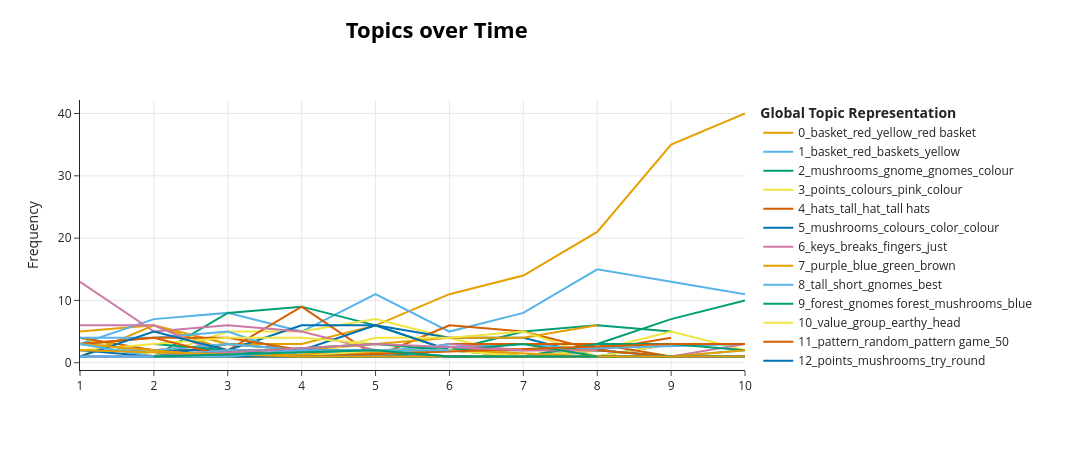

Notebook source saved alongside this figure:
### Markdown cell above
Dynamic topic-modeling

### Code cell
classes = list(df["gen"])

topics_over_time = topic_model.topics_over_time(docs, classes)

topic_model.visualize_topics_over_time(topics_over_time)

### Figure 1 — Plotly figure (JSON) as saved in the notebook; plotly's stock layout.template omitted (floating-point values rounded to 4 significant figures)
{"data": [{"hoverinfo": "text", "hovertext": ["<b>Topic 0</b><br>Words: hat, basket, hat gnome, red, yellow", "<b>Topic 0</b><br>Words: basket, red, hat, baskets, red basket", "<b>Topic 0</b><br>Words: basket, red, rule, rules, collect", "<b>Topic 0</b><br>Words: color, basket, color basket, different colored, colored", "<b>Topic 0</b><br>Words: basket, coloured, red, wood, yellow", "<b>Topic 0</b><br>Words: basket, yellow, red, yellow basket, mushrooms", "<b>Topic 0</b><br>Words: basket, red, yellow, yellow basket, baskets", "<b>Topic 0</b><br>Words: basket, red, yellow, red basket, yellow basket", "<b>Topic 0</b><br>Words: basket, red, yellow, red basket, yellow basket", "<b>Topic 0</b><br>Words: basket, red, yellow, red basket, yellow basket"], "marker": {"color": "#E69F00"}, "mode": "lines", "name": "0_basket_red_yellow_red basket", "type": "scatter", "x": [1, 2, 3, 4, 5, 6, 7, 8, 9, 10], "y": [5, 6, 3, 3, 6, 11, 14, 21, 35, 40]}, {"hoverinfo": "text", "hovertext": ["<b>Topic 1</b><br>Words: hand, hit, bonus, basket gave points, basket gave", "<b>Topic 1</b><br>Words: baskets, basket, seconds, points, gnome", "<b>Topic 1</b><br>Words: basket, red, scoring, identify pattern, high", "<b>Topic 1</b><br>Words: faster, basket, gnome x5, gnome x1 right, left gnome x1 right", "<b>Topic 1</b><br>Words: basket, baskets, yellow, gnomes, colour", "<b>Topic 1</b><br>Words: basket, red, baskets, red baskets, yellow", "<b>Topic 1</b><br>Words: basket, red, yellow, baskets, points", "<b>Topic 1</b><br>Words: basket, baskets, red, yellow, points", "<b>Topic 1</b><br>Words: basket, yellow, red, points, red basket", "<b>Topic 1</b><br>Words: basket, red, yellow, colored, baskets"], "marker": {"color": "#56B4E9"}, "mode": "lines", "name": "1_basket_red_baskets_yellow", "type": "scatter", "x": [1, 2, 3, 4, 5, 6, 7, 8, 9, 10], "y": [3, 7, 8, 5, 11, 5, 8, 15, 13, 11]}, {"hoverinfo": "text", "hovertext": ["<b>Topic 2</b><br>Words: gnome, bit, mushrooms, gnome mushrooms, think", "<b>Topic 2</b><br>Words: height gnome, color pattern, pattern gnome, gnome color, gnome mushrooms", "<b>Topic 2</b><br>Words: mushrooms, gnome, gnomes, gives mushrooms, gives", "<b>Topic 2</b><br>Words: gnome, mushrooms, colour, gnomes, multiplier", "<b>Topic 2</b><br>Words: mushrooms, gnomes, think, gnome, change", "<b>Topic 2</b><br>Words: pair, certain, purple gave, game pair gnomes, game pair", "<b>Topic 2</b><br>Words: shape colour, shape, mushrooms, gnome, size", "<b>Topic 2</b><br>Words: mushrooms, trials, vs, red vs, gives", "<b>Topic 2</b><br>Words: mushrooms, gnome, stick gnome, colour, mushrooms certain"], "marker": {"color": "#009E73"}, "mode": "lines", "name": "2_mushrooms_gnome_gnomes_colour", "type": "scatter", "x": [1, 2, 3, 4, 5, 6, 7, 8, 9], "y": [4, 1, 8, 9, 6, 2, 5, 6, 5]}, {"hoverinfo": "text", "hovertext": ["<b>Topic 3</b><br>Words: pink, track colours, time pink, time, choose", "<b>Topic 3</b><br>Words: purple yellow orange brown, game based luck, game based, pick colours, based luck", "<b>Topic 3</b><br>Words: points, colour, colours, change, pink", "<b>Topic 3</b><br>Words: points, choose, points change, turn, change", "<b>Topic 3</b><br>Words: colors, points, scores, higher, color", "<b>Topic 3</b><br>Words: scores, colours, yellow tones, tones, going", "<b>Topic 3</b><br>Words: say, loud, fine, perform, ll", "<b>Topic 3</b><br>Words: playing, lower points, points, maximum, times", "<b>Topic 3</b><br>Words: group, color group, performing, sequence, colour", "<b>Topic 3</b><br>Words: group, multiplier round, closely, pink good, lower multiplier"], "marker": {"color": "#F0E442"}, "mode": "lines", "name": "3_points_colours_pink_colour", "type": "scatter", "x": [1, 2, 3, 4, 5, 6, 7, 8, 9, 10], "y": [4, 1, 5, 5, 7, 4, 1, 2, 5, 2]}, {"hoverinfo": "text", "hovertext": ["<b>Topic 4</b><br>Words: hats, hat, taller, tall, great", "<b>Topic 4</b><br>Words: rewards, longer hats, hats, longer, best rewards", "<b>Topic 4</b><br>Words: zero, colour hat shape, timely, dont forget, focussed", "<b>Topic 4</b><br>Words: hats, tall, tall hats, hat, best", "<b>Topic 4</b><br>Words: hat, hat tall brown hat, hat tall brown, hat tall, tall", "<b>Topic 4</b><br>Words: hats, tall, hat, short, tall brown", "<b>Topic 4</b><br>Words: hats, tall, tall hats, hat, flat hats", "<b>Topic 4</b><br>Words: hats, tall, good, result, pattern", "<b>Topic 4</b><br>Words: hats, hat, try, combinations, happens switch red"], "marker": {"color": "#D55E00"}, "mode": "lines", "name": "4_hats_tall_hat_tall hats", "type": "scatter", "x": [1, 2, 3, 4, 5, 6, 7, 8, 9], "y": [4, 2, 2, 9, 1, 6, 5, 2, 4]}, {"hoverinfo": "text", "hovertext": ["<b>Topic 5</b><br>Words: turns, question, theres, test, good", "<b>Topic 5</b><br>Words: goes, brown blue red, playing game make, possible pattern, let mind wander", "<b>Topic 5</b><br>Words: determine, colours, blue got, determine colours, try patterns", "<b>Topic 5</b><br>Words: mushrooms, colours, color, colour pair, sequence", "<b>Topic 5</b><br>Words: color, mushrooms, shades, color group, mushrooms stick", "<b>Topic 5</b><br>Words: tall, options, color, mushrooms, colors", "<b>Topic 5</b><br>Words: colour gives mushrooms, gives mushrooms, colour gives, colours, mushrooms", "<b>Topic 5</b><br>Words: appears yellow, colours time, x5 appears, time x5, yellow yields", "<b>Topic 5</b><br>Words: follow pattern, colours, end, follow, pattern", "<b>Topic 5</b><br>Words: color, mushrooms, colours, sets, decrease mushrooms"], "marker": {"color": "#0072B2"}, "mode": "lines", "name": "5_mushrooms_colours_color_colour", "type": "scatter", "x": [1, 2, 3, 4, 5, 6, 7, 8, 9, 10], "y": [3, 2, 2, 6, 6, 4, 4, 1, 3, 3]}, {"hoverinfo": "text", "hovertext": ["<b>Topic 6</b><br>Words: keys, breaks, game, fingers, focus", "<b>Topic 6</b><br>Words: flip, heads, hand, just, breaks", "<b>Topic 6</b><br>Words: easy, keys, don, fingers, breaks", "<b>Topic 6</b><br>Words: keys, stay focused, time, focused, stay", "<b>Topic 6</b><br>Words: finger, middle, make, space, keys respond", "<b>Topic 6</b><br>Words: keys, keys space, fingers, finger, avoid slow"], "marker": {"color": "#CC79A7"}, "mode": "lines", "name": "6_keys_breaks_fingers_just", "type": "scatter", "x": [1, 2, 3, 4, 5, 6], "y": [13, 5, 6, 5, 2, 2]}, {"hoverinfo": "text", "hovertext": ["<b>Topic 7</b><br>Words: entirely random, think yellow, course, entirely, memory", "<b>Topic 7</b><br>Words: purple, blue, pink, brown, pairing", "<b>Topic 7</b><br>Words: red blue orange, engaged, blue good, good options, hardest", "<b>Topic 7</b><br>Words: choosing purple blue, green color, wins, purple blue pink, pink brown green", "<b>Topic 7</b><br>Words: earners, pink purple, purple, pink, purple earned", "<b>Topic 7</b><br>Words: purple, blue, chose, brown, earners", "<b>Topic 7</b><br>Words: chose, green brown, brown, purple, blue", "<b>Topic 7</b><br>Words: blue, green, purple, yellow green, purple blue"], "marker": {"color": "#E69F00"}, "mode": "lines", "name": "7_purple_blue_green_brown", "type": "scatter", "x": [1, 2, 3, 4, 5, 6, 7, 8], "y": [1, 6, 2, 2, 3, 4, 4, 6]}, {"hoverinfo": "text", "hovertext": ["<b>Topic 8</b><br>Words: short, tall, shorter, points pick, pick colour", "<b>Topic 8</b><br>Words: tall, short, 50, doesn, felt", "<b>Topic 8</b><br>Words: blue gnomes, gnomes, orange, tended, brown gnomes", "<b>Topic 8</b><br>Words: definitely use breaks, tried choosing, think completely random, think completely, colours heights", "<b>Topic 8</b><br>Words: best results, results time, means just, try learn, better gnome", "<b>Topic 8</b><br>Words: vs, 10 points, small, colour, try pick", "<b>Topic 8</b><br>Words: paired, gnomes gave points, switching gnome, purple brown gnomes gave, randomly rounds", "<b>Topic 8</b><br>Words: couldn discern, gnomes small, discern, enjoy, large", "<b>Topic 8</b><br>Words: choosing green, beneficial, blue gnomes, taller, green yellow orange"], "marker": {"color": "#56B4E9"}, "mode": "lines", "name": "8_tall_short_gnomes_best", "type": "scatter", "x": [1, 2, 3, 4, 5, 7, 8, 9, 10], "y": [4, 4, 5, 1, 2, 3, 2, 1, 2]}, {"hoverinfo": "text", "hovertext": ["<b>Topic 9</b><br>Words: wood, gnomes change, change, gnomes, forest", "<b>Topic 9</b><br>Words: fairly regularly, variation, green tall, thought did, did", "<b>Topic 9</b><br>Words: forest, group, gnome group, mushrooms group, brings", "<b>Topic 9</b><br>Words: forest, gnomes forest, mushrooms, zero, started", "<b>Topic 9</b><br>Words: forest, gnomes forest, yellow orange blue gnomes, orange blue gnomes, blue gnomes", "<b>Topic 9</b><br>Words: forest, gnomes forest, yellow blue, mushrooms, blue"], "marker": {"color": "#009E73"}, "mode": "lines", "name": "9_forest_gnomes forest_mushrooms_blue", "type": "scatter", "x": [3, 6, 7, 8, 9, 10], "y": [1, 1, 1, 3, 7, 10]}, {"hoverinfo": "text", "hovertext": ["<b>Topic 10</b><br>Words: value gnomes change, blue got, earlier rounds, best try, unpredictable", "<b>Topic 10</b><br>Words: value, value value, green blue best results, value red basket, gnomes come coloured pairs", "<b>Topic 10</b><br>Words: values, group, worth, head, group starts", "<b>Topic 10</b><br>Words: earthy, non earthy, non, earthy colour, given time", "<b>Topic 10</b><br>Words: head, group, pointy, purple pink red, value", "<b>Topic 10</b><br>Words: chose, sticking colour, chose brown, points deciding, pairs complementary", "<b>Topic 10</b><br>Words: groups, vibrant, coloured ones, yellow purple, value", "<b>Topic 10</b><br>Words: value, groups, scoring, brown pink, pink"], "marker": {"color": "#F0E442"}, "mode": "lines", "name": "10_value_group_earthy_head", "type": "scatter", "x": [2, 4, 5, 6, 7, 8, 9, 10], "y": [1, 1, 4, 4, 5, 1, 3, 3]}, {"hoverinfo": "text", "hovertext": ["<b>Topic 11</b><br>Words: opposite, pattern, pattern game, colours work best, work better", "<b>Topic 11</b><br>Words: pattern game, pattern, game, maybe, try", "<b>Topic 11</b><br>Words: random, works, pattern, click, works stick", "<b>Topic 11</b><br>Words: brightest, random, ultimately, sure pattern, just random", "<b>Topic 11</b><br>Words: misleading, unable, pattern good luck, pattern good, suspect", "<b>Topic 11</b><br>Words: pattern game, right good, opportunities, left better, just try best", "<b>Topic 11</b><br>Words: 50, pattern, following instructions, explain, pattern way", "<b>Topic 11</b><br>Words: 50, easy, chance, way, game easy", "<b>Topic 11</b><br>Words: tells, alternate colours, completely random, completely, alternate"], "marker": {"color": "#D55E00"}, "mode": "lines", "name": "11_pattern_random_pattern game_50", "type": "scatter", "x": [1, 2, 3, 4, 5, 6, 8, 9, 10], "y": [3, 4, 4, 2, 1, 3, 3, 1, 1]}, {"hoverinfo": "text", "hovertext": ["<b>Topic 12</b><br>Words: points, mushroom, feel, stay, points lower", "<b>Topic 12</b><br>Words: harvest, choose gnome, choose, start game choose, start game choose gnome", "<b>Topic 12</b><br>Words: points, mushrooms, lower, round, pick", "<b>Topic 12</b><br>Words: quite tiring, dont forget, mushrooms breaks, sure dont, make sure dont", "<b>Topic 12</b><br>Words: points, identify, earn, shown, try", "<b>Topic 12</b><br>Words: points, patterns identify, gnome gives lot, figure ones mushrooms, gnomes figure", "<b>Topic 12</b><br>Words: gnomes round, changes important, instinct try, note colours, points note", "<b>Topic 12</b><br>Words: points, round, gnomes better, gnomes gave, mushrooms", "<b>Topic 12</b><br>Words: aware, time switch, switch different, best way, mushrooms best", "<b>Topic 12</b><br>Words: gnome provides mushrooms, gnome provides, provides mushrooms, multiplier rounds, provides"], "marker": {"color": "#0072B2"}, "mode": "lines", "name": "12_points_mushrooms_try_round", "type": "scatter", "x": [1, 2, 3, 4, 5, 6, 7, 8, 9, 10], "y": [2, 1, 3, 2, 6, 2, 1, 2, 1, 1]}, {"hoverinfo": "text", "hovertext": ["<b>Topic 13</b><br>Words: big, mushrooms, ensure, ones, make", "<b>Topic 13</b><br>Words: make, focus, make sure, respond quickly, mushrooms", "<b>Topic 13</b><br>Words: hands, rest, minute breaks, minute, great", "<b>Topic 13</b><br>Words: colours mushrooms, colours mushrooms colours, colours mushrooms change, mushrooms colours, pay attention colours", "<b>Topic 13</b><br>Words: mushrooms x1 x5, mushrooms doing, make sure pay, make sure pay attention, doing mushrooms", "<b>Topic 13</b><br>Words: giving, mushrooms giving, giving better, colour hat, change game", "<b>Topic 13</b><br>Words: key, provides, stick starts, provides mushrooms, provide", "<b>Topic 13</b><br>Words: key, sticking, remember select, follow patterns, response time"], "marker": {"color": "#CC79A7"}, "mode": "lines", "name": "13_key_mushrooms_make_rest", "type": "scatter", "x": [1, 2, 3, 4, 5, 8, 9, 10], "y": [6, 6, 1, 1, 1, 1, 1, 3]}, {"hoverinfo": "text", "hovertext": ["<b>Topic 14</b><br>Words: choices, points, believed, maximize points, harvest points", "<b>Topic 14</b><br>Words: yield highest results, notes, accumulate, thing did, accumulate points", "<b>Topic 14</b><br>Words: keys, points, sure, really, extra points", "<b>Topic 14</b><br>Words: figure, try use x1 figure, figure giving, repeating, x5 make", "<b>Topic 14</b><br>Words: blue gives, starts low, earn points, points, gives", "<b>Topic 14</b><br>Words: time multiplier, multiplier, comes, number, number given", "<b>Topic 14</b><br>Words: wil, switch sides, multiplier, points switch, sides", "<b>Topic 14</b><br>Words: advice said, round higher, press, low, second round", "<b>Topic 14</b><br>Words: x5 points, pay attention x5, points generally, attention x5, points pay"], "marker": {"color": "#E69F00"}, "mode": "lines", "name": "14_points_multiplier_x5_sides", "type": "scatter", "x": [1, 2, 3, 4, 5, 6, 7, 8, 9], "y": [3, 2, 3, 2, 2, 2, 1, 1, 1]}, {"hoverinfo": "text", "hovertext": ["<b>Topic 15</b><br>Words: round, turns, gnome paying, 5x round, left right", "<b>Topic 15</b><br>Words: highest, reward, continue, gnome pair earn, continue picking", "<b>Topic 15</b><br>Words: rounds, determine, use x1 rounds, possibly, x1 rounds", "<b>Topic 15</b><br>Words: consistently, picking, combinations gnome, combinations gnome gives mushrooms, goal", "<b>Topic 15</b><br>Words: high, gives high number, height color, specific gnome, color high", "<b>Topic 15</b><br>Words: swap, higher, rate, pairs, set", "<b>Topic 15</b><br>Words: pair, best gnome, higher, gnome pair, gnome", "<b>Topic 15</b><br>Words: group, payout, notice, drop, numbers"], "marker": {"color": "#56B4E9"}, "mode": "lines", "name": "15_higher_gnome_group_pairs", "type": "scatter", "x": [1, 2, 3, 4, 5, 6, 7, 10], "y": [2, 2, 3, 2, 1, 2, 2, 3]}, {"hoverinfo": "text", "hovertext": ["<b>Topic 16</b><br>Words: felt, key, multiplier, twice, eventually", "<b>Topic 16</b><br>Words: matter gnome pick, time x5, sure pick time, make sure pick time, just make sure pick", "<b>Topic 16</b><br>Words: returns, pair, gnome pair, best returns, gnomes stick", "<b>Topic 16</b><br>Words: multiplier, darker, lightest, color best, yellow color", "<b>Topic 16</b><br>Words: multiplier, keyboard, key, hand key, multiplier multiplier", "<b>Topic 16</b><br>Words: value, multiplier, use, 1x, 1x multiplier", "<b>Topic 16</b><br>Words: value, multiplier, giving better results, use, giving better", "<b>Topic 16</b><br>Words: multiplier, didn really, colours didn, choosing specific, really notice"], "marker": {"color": "#009E73"}, "mode": "lines", "name": "16_multiplier_value_use_1x", "type": "scatter", "x": [2, 4, 5, 6, 7, 8, 9, 10], "y": [3, 1, 1, 2, 1, 3, 3, 2]}, {"hoverinfo": "text", "hovertext": ["<b>Topic 17</b><br>Words: cone, hat, hate, hat good, hand", "<b>Topic 17</b><br>Words: hat, shaped, cone, blue purple, cone shaped", "<b>Topic 17</b><br>Words: shaped, hat, cone, results, cone shaped", "<b>Topic 17</b><br>Words: hat, choose gnome, gnome short, consistent, short", "<b>Topic 17</b><br>Words: result, colours didn, betetr, didn matter, left better", "<b>Topic 17</b><br>Words: hat, colour hat, purple blue, choose gnome, patterns"], "marker": {"color": "#F0E442"}, "mode": "lines", "name": "17_hat_shaped_cone_cone shaped", "type": "scatter", "x": [1, 2, 3, 4, 7, 8], "y": [2, 3, 4, 4, 1, 2]}, {"hoverinfo": "text", "hovertext": ["<b>Topic 18</b><br>Words: giving, giving mushrooms, mushrooms, colors, started", "<b>Topic 18</b><br>Words: change, mushrooms, giving mushrooms, gives, mushrooms change", "<b>Topic 18</b><br>Words: color, select color, selecting, select, mushrooms", "<b>Topic 18</b><br>Words: make sure pressing, gnome certain, mushroom click, sure pressing, buttons time", "<b>Topic 18</b><br>Words: coloured gnomes, coloured, similar coloured gnomes, set coloured gnomes, coloured gnomes red brown", "<b>Topic 18</b><br>Words: stick gives, entire game, gnome stick, entire, switch gnome"], "marker": {"color": "#D55E00"}, "mode": "lines", "name": "18_mushrooms_giving_giving mushrooms_col...", "type": "scatter", "x": [1, 2, 3, 4, 8, 9], "y": [3, 4, 1, 2, 2, 1]}, {"hoverinfo": "text", "hovertext": ["<b>Topic 19</b><br>Words: bonus, primarily, gnome taller hat, gnome taller, entirely sure", "<b>Topic 19</b><br>Words: hat, lot points, hats, points, lot", "<b>Topic 19</b><br>Words: points pink, hat, worth, small hat, usually gnome", "<b>Topic 19</b><br>Words: hat, hats, little, double, small hat", "<b>Topic 19</b><br>Words: hat, worth, tall, worth points, make sure use", "<b>Topic 19</b><br>Words: hats, tall hats, short hats, gnomes split, tall", "<b>Topic 19</b><br>Words: gives point, hat, point, bright colours, flat hat gnomes"], "marker": {"color": "#0072B2"}, "mode": "lines", "name": "19_hat_hats_points_little", "type": "scatter", "x": [1, 2, 3, 5, 6, 7, 8], "y": [1, 5, 2, 2, 1, 1, 1]}, {"hoverinfo": "text", "hovertext": ["<b>Topic 20</b><br>Words: tends points, monitor, unpredictable, points right, right left", "<b>Topic 20</b><br>Words: points, particular gnome, high points, test, colour pairs", "<b>Topic 20</b><br>Words: points, points gnome, high points, gives, gnome", "<b>Topic 20</b><br>Words: changed game, related colour, score points, related, think", "<b>Topic 20</b><br>Words: points, group, chose, mainly, provide points", "<b>Topic 20</b><br>Words: gnomes points, points, quick possible, possible, quick", "<b>Topic 20</b><br>Words: points, light, choice, vs, points receive"], "marker": {"color": "#CC79A7"}, "mode": "lines", "name": "20_points_gnome_high points_gives", "type": "scatter", "x": [2, 3, 4, 5, 6, 7, 8], "y": [1, 2, 2, 1, 3, 2, 2]}, {"hoverinfo": "text", "hovertext": ["<b>Topic 21</b><br>Words: score, better, red colour, bright pink, gnome gives", "<b>Topic 21</b><br>Words: score, drops, notice, payout, change", "<b>Topic 21</b><br>Words: sets, provide, values, green blue, blue pair", "<b>Topic 21</b><br>Words: score, game, note, sure select, begin game", "<b>Topic 21</b><br>Words: score, higher score, pairs pair, higher rate, score doesn", "<b>Topic 21</b><br>Words: intermittently, try follow, figure colour, change switch, stick change", "<b>Topic 21</b><br>Words: groups gnomes, cool, warm, coloured gnomes, score"], "marker": {"color": "#E69F00"}, "mode": "lines", "name": "21_score_change_gnomes_higher score", "type": "scatter", "x": [1, 2, 3, 6, 8, 9, 10], "y": [3, 2, 1, 2, 1, 1, 2]}, {"hoverinfo": "text", "hovertext": ["<b>Topic 22</b><br>Words: hat, hat size, size, gnomes tall hats mushrooms, brown red", "<b>Topic 22</b><br>Words: time taller, flat hat, taller hat, mushrooms gnome, hat", "<b>Topic 22</b><br>Words: longer head, gnomes longer head, lead points, mushrooms fingers keys, points size colour", "<b>Topic 22</b><br>Words: don, earn, don know, earn mushrooms, shorter", "<b>Topic 22</b><br>Words: size, dont, variables, game im, stress just game", "<b>Topic 22</b><br>Words: bigger, generally, gnomes tall hats mushrooms, mushrooms, hats mushrooms"], "marker": {"color": "#56B4E9"}, "mode": "lines", "name": "22_hat_size_mushrooms_hat size", "type": "scatter", "x": [1, 2, 3, 4, 5, 6], "y": [3, 1, 2, 2, 1, 3]}, {"hoverinfo": "text", "hovertext": ["<b>Topic 23</b><br>Words: high paying, paying, round, paying gnomes, gnome round", "<b>Topic 23</b><br>Words: payout, paying, 5x, gnome, 5x multiplier", "<b>Topic 23</b><br>Words: paying, hat, paired, gnome, hat gnome", "<b>Topic 23</b><br>Words: wearing, paying, gnome wearing, paired, test", "<b>Topic 23</b><br>Words: 50, paying, round, paying gnomes, didn", "<b>Topic 23</b><br>Words: doesn high, pick gnome gives, remember pick, time doesn, time"], "marker": {"color": "#009E73"}, "mode": "lines", "name": "23_paying_hat_gnome_round", "type": "scatter", "x": [2, 5, 6, 7, 8, 9], "y": [1, 3, 2, 3, 1, 1]}, {"hoverinfo": "text", "hovertext": ["<b>Topic 24</b><br>Words: time yellow gnome, time yellow, yellow gnome, gnome collects, loads", "<b>Topic 24</b><br>Words: harvest, turns, lot, harvesting mushrooms, harvesting", "<b>Topic 24</b><br>Words: range, varies, stays, gnome 1x, rounds gnomes", "<b>Topic 24</b><br>Words: mushroom giving, high mushroom, mushroom, attention, maximum number mushrooms", "<b>Topic 24</b><br>Words: mushroom giving, high mushroom, gives different, shown coloured, mushrooms gnome gives", "<b>Topic 24</b><br>Words: gathered, mushrooms gathered, blue purple brown, advice make, varies"], "marker": {"color": "#F0E442"}, "mode": "lines", "name": "24_mushroom giving_harvest_mushrooms_mus...", "type": "scatter", "x": [2, 4, 5, 6, 7, 8], "y": [1, 1, 2, 2, 1, 1]}, {"hoverinfo": "text", "hovertext": ["<b>Topic 25</b><br>Words: fingers correct, different methods, running time, methods, time left", "<b>Topic 25</b><br>Words: lose points, stay alert, gut instincts, mushrooms right, instincts try", "<b>Topic 25</b><br>Words: set, twice, knomes, red brown purple, red brown", "<b>Topic 25</b><br>Words: half, group, object, directed, really"], "marker": {"color": "#D55E00"}, "mode": "lines", "name": "25_set_knomes_red brown purple_half", "type": "scatter", "x": [2, 4, 9, 10], "y": [1, 1, 3, 3]}, {"hoverinfo": "text", "hovertext": ["<b>Topic 26</b><br>Words: better rewards, changes time, time time, gnomes better, average", "<b>Topic 26</b><br>Words: helps good luck, help hope, helps good, hope helps good luck, hope helps good", "<b>Topic 26</b><br>Words: screen, fruitful, colour position, gnome vs, continuously", "<b>Topic 26</b><br>Words: pick times, high point, times use, gnomes picking, use 1x multipliers", "<b>Topic 26</b><br>Words: try remember gnome, positions gnomes, remember gnome, believe colour, hope helps", "<b>Topic 26</b><br>Words: anymore, rate, logic, switch, pairs", "<b>Topic 26</b><br>Words: gnome gives zero, mention, special, high rewards, gives zero", "<b>Topic 26</b><br>Words: larger, rewards, different colours colour, divided groups based, gnomes divided groups based"], "marker": {"color": "#0072B2"}, "mode": "lines", "name": "26_rewards_reward_gnome_anymore", "type": "scatter", "x": [1, 2, 4, 5, 6, 7, 8, 10], "y": [1, 1, 1, 1, 1, 1, 1, 1]}, {"hoverinfo": "text", "hovertext": ["<b>Topic 27</b><br>Words: multiplier, 1x, left 1x, 1x right 5x, 5x multiplier comes", "<b>Topic 27</b><br>Words: different different, try identify, sizes, relate, different", "<b>Topic 27</b><br>Words: higher rewards, higher reward, ones, reward, higher", "<b>Topic 27</b><br>Words: mushroom, choose, choose left, choose right, x5 choose"], "marker": {"color": "#CC79A7"}, "mode": "lines", "name": "27_mushroom_right_choose_choose left", "type": "scatter", "x": [1, 2, 5, 7], "y": [1, 1, 3, 2]}, {"hoverinfo": "text", "hovertext": ["<b>Topic 28</b><br>Words: consistently, different patterns, gnomes height, try play, points example", "<b>Topic 28</b><br>Words: dwell, ones don, sure test, don dwell, attention colors gnomes", "<b>Topic 28</b><br>Words: size, high number stick, left right gnome, points size colour, works stick", "<b>Topic 28</b><br>Words: got points, served, right pattern, game choose, choose gnome left", "<b>Topic 28</b><br>Words: pattern best, remember pattern, coloured gnomes points, points try, gnomes points", "<b>Topic 28</b><br>Words: red orange blue, points ones, green red orange, switch opposite colours, highest yield"], "marker": {"color": "#E69F00"}, "mode": "lines", "name": "28_gnomes points_works_pattern_points", "type": "scatter", "x": [1, 4, 6, 7, 8, 10], "y": [2, 1, 1, 1, 1, 1]}, {"hoverinfo": "text", "hovertext": ["<b>Topic 29</b><br>Words: experiment, perform better, performing, perform, maximise", "<b>Topic 29</b><br>Words: choosing right, lucky, right gnome, choosing, right", "<b>Topic 29</b><br>Words: matter gnome pick, bonus fingers, pay attention 5x, attention 5x, start eye", "<b>Topic 29</b><br>Words: ll, immediately, pairs, does, best"], "marker": {"color": "#56B4E9"}, "mode": "lines", "name": "29_experiment_ll_perform better_immediat...", "type": "scatter", "x": [1, 3, 4, 6], "y": [1, 1, 2, 2]}, {"hoverinfo": "text", "hovertext": ["<b>Topic 30</b><br>Words: paying, starts, colour gnome, choosing colour gnome, colour gnome starts", "<b>Topic 30</b><br>Words: gnomes group, group, provide points, provide, gnomes group provide points", "<b>Topic 30</b><br>Words: quick, provide different points, colour gnome appears, gnomes provide different points, enter", "<b>Topic 30</b><br>Words: choose opposite, opposite gnome, gnomes group, multipliers, able", "<b>Topic 30</b><br>Words: extra points, gnomes choosing, notice gnomes, extra, gnomes game"], "marker": {"color": "#009E73"}, "mode": "lines", "name": "30_gnomes group_group_points_provide poi...", "type": "scatter", "x": [2, 5, 6, 7, 8], "y": [1, 2, 1, 1, 1]}], "layout": {"height": 450, "hoverlabel": {"bgcolor": "white", "font": {"family": "Rockwell", "size": 16}}, "legend": {"title": {"text": "<b>Global Topic Representation"}}, "title": {"font": {"color": "Black", "size": 22}, "text": "<b>Topics over Time</b>", "x": 0.4, "xanchor": "center", "y": 0.95, "yanchor": "top"}, "width": 1250, "xaxis": {"showgrid": true}, "yaxis": {"showgrid": true, "title": {"text": "Frequency"}}}}
